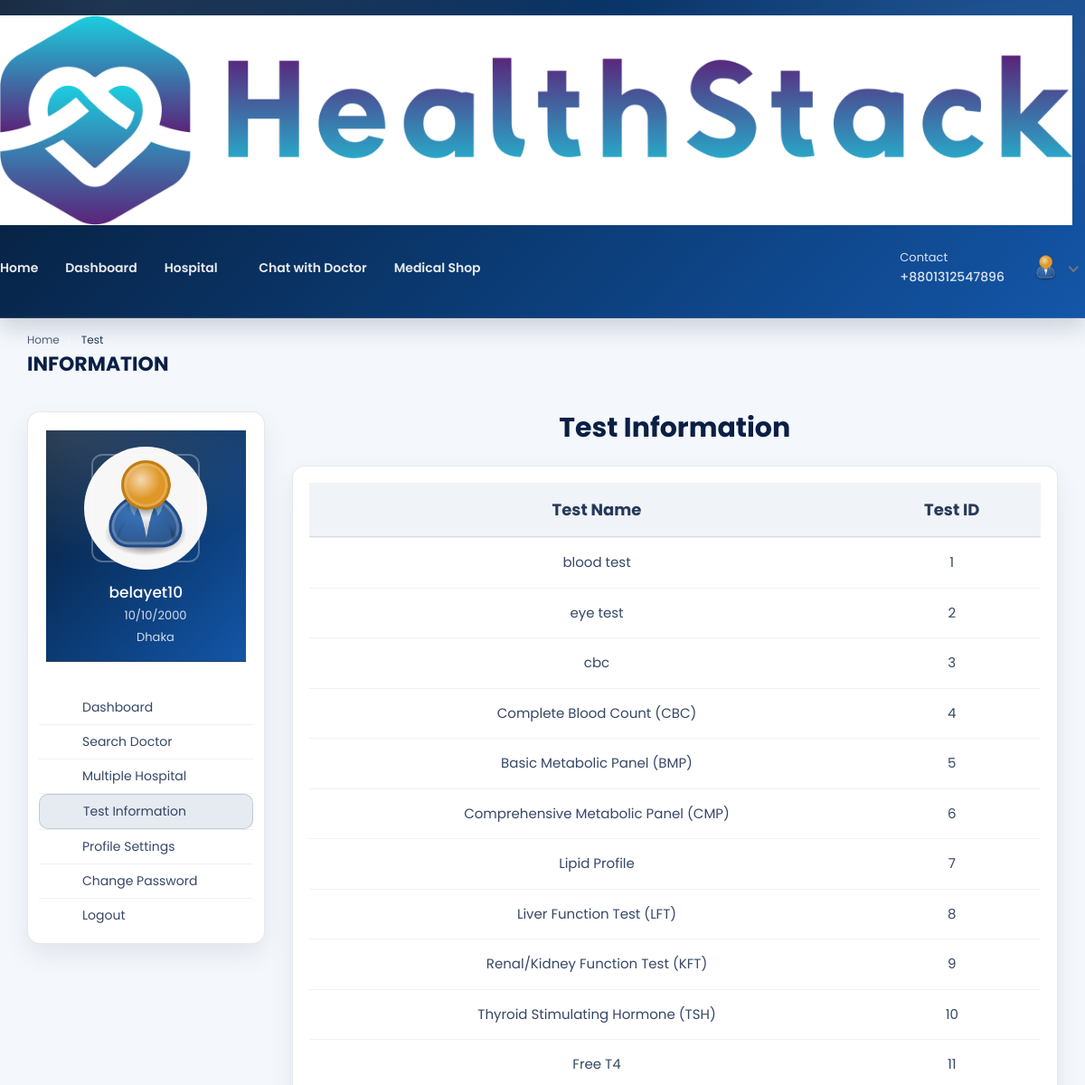
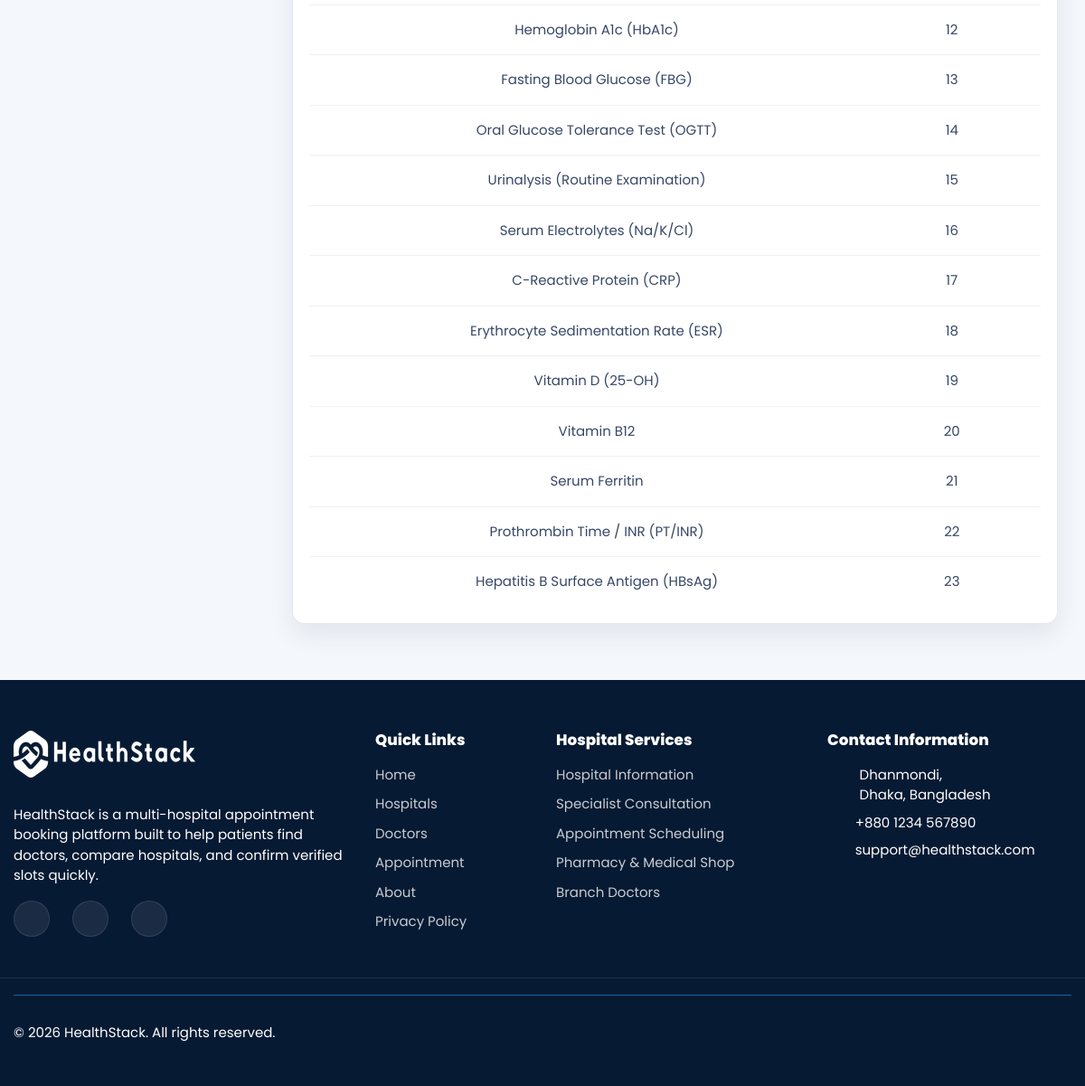
/doctor/doctor-test-list/ (signed in), run on the app's committed database (2 pictures, top to bottom).
### hospital/models.py (models this page shows, shortened)
class Patient(models.Model):
    patient_id = models.AutoField(primary_key=True)
    user = models.OneToOneField(User, on_delete=models.CASCADE, null=True, blank=True, related_name='patient')
    name = models.CharField(max_length=200, null=True, blank=True)
    username = models.CharField(max_length=200, null=True, blank=True)
    age = models.IntegerField(null=True, blank=True)
    email = models.EmailField(max_length=200, null=True, blank=True)
    phone_number = models.IntegerField(null=True, blank=True)
    address = models.CharField(max_length=200, null=True, blank=True)
    featured_image = models.ImageField(upload_to='patients/', default='patients/user-default.png', null=True, blank=True)
    blood_group = models.CharField(max_length=200, null=True, blank=True)
    history = models.CharField(max_length=200, null=True, blank=True)
    dob = models.CharField(max_length=200, null=True, blank=True)
    nid = models.CharField(max_length=200, null=True, blank=True)
    serial_number = models.CharField(max_length=200, null=True, blank=True)
    login_status = models.CharField(max_length=200, null=True, blank=True, default="offline")

### hospital_admin/models.py (models this page shows, shortened)
class Test_Information(models.Model):
    test_id = models.AutoField(primary_key=True)
    test_name = models.CharField(max_length=200, null=True, blank=True)
    test_price = models.CharField(max_length=200, null=True, blank=True)

### doctor/views.py (the view)
# urls.py: path('doctor-test-list/', views.doctor_test_list, name='doctor-test-list'),
@csrf_exempt
@login_required(login_url="login")
def doctor_test_list(request):
    if request.user.is_authenticated and request.user.is_doctor:
        doctor = Doctor_Information.objects.get(user=request.user)
        tests = Test_Information.objects.all()
        context = {'doctor': doctor, 'tests': tests}
        return render(request, 'doctor-test-list.html', context)
    elif request.user.is_authenticated and request.user.is_patient:
        patient = Patient.objects.get(user=request.user)
        tests = Test_Information.objects.all()
        context = {'patient': patient, 'tests': tests}
        return render(request, 'doctor-test-list.html', context)
    else:
        logout(request)
        messages.info(request, 'Not Authorized')
        return render(request, 'doctor-login.html')

### templates/doctor-test-list.html (shortened to what this page needs)
{% load static %}
<!DOCTYPE html>
<html lang="en">
  <head>
    <link
      rel="stylesheet"
      href="{% static 'HealthStack-System/css/Normal/bootstrap.min.css' %}"
    />
    <link
      rel="stylesheet"
      href="{% static 'HealthStack-System/plugins/Normal/fontawesome/css/fontawesome.min.css' %}"
    />
    <link
      rel="stylesheet"
      href="{% static 'HealthStack-System/plugins/Normal/fontawesome/css/all.min.css' %}"
    />
    <link
      rel="stylesheet"
      href="{% static 'HealthStack-System/css/Normal/style.css' %}"
    />
    {% if user.is_authenticated and user.is_patient %}
    <link
      rel="stylesheet"
      href="{% static 'HealthStack-System/css/Normal/patient_test_information.css' %}?v=20260315"
    />
    {% endif %}
  </head>
  <body class="{% if user.is_authenticated and user.is_patient %}hs-patient-testinfo{% endif %}">
  {% if user.is_authenticated %}
    <div id="patient-testinfo-page" class="main-wrapper hs-pti" data-patient-testinfo="1">
      <header class="header">
      {% if user.is_authenticated and user.is_patient %}
        <div id="patient-ti-navbar" class="patient-ti-navbar" data-patient-ti-navbar="1">{% include 'navbar.html' %}</div>
      {% else %}
        {% include 'navbar.html' %}
      {% endif %}
      </header>
      <div class="breadcrumb-bar">
        <div class="container-fluid">
          <div class="row align-items-center">
            <div class="col-md-12 col-12">
              <nav aria-label="breadcrumb" class="page-breadcrumb">
                <ol class="breadcrumb">
                  {% if user.is_authenticated and user.is_patient %}
									<li class="breadcrumb-item"><a href="{% url 'patient-dashboard' %}">Home</a></li>
									{% endif %}
                  <li class="breadcrumb-item active" aria-current="page">
                    Test
                  </li>
                </ol>
              </nav>
              <h2 class="breadcrumb-title">INFORMATION</h2>
            </div>
          </div>
        </div>
      </div>
      <div class="content">
        <div class="container-fluid">
          <div class="row">
            <div class="col-md-5 col-lg-4 col-xl-3 theiaStickySidebar">
              <div>
                {% if user.is_authenticated and user.is_patient %}
							<aside id="patient-ti-sidebar" class="patient-ti-sidebar" data-patient-ti-sidebar="1">{% include 'patient-sidebar.html' %}</aside>
								{% endif %}
              </div>
            </div>
            <div class="col-md-7 col-lg-8 col-xl-9">
              <div class="row">
                <div class="col-md-12">
                  <h2 class="mb-4 text-center"><b>Test Information</b></h2>
                  <div class="appointment-tab">
                      <div class="tab-pane" id="today-appointments">
                        <div class="card card-table mb-0">
                          <div class="card-body">
                            <div class="table-responsive">
                              <table
                                class="table table-hover table-center mb-0 text-center"
                              >
                                <thead style="font-size: 30px;">
                                  <tr>
                                    <th>Test Name</th>
                                    <th>Test ID</th>
                                  </tr>
                                </thead>
                                <tbody>
                                  {% for t in tests %}
                                  <tr>
                                    <td> {{t.test_name}}</td>
                                    <td>{{t.test_id}}</td>
                                  </tr>
                                  {% endfor %}
                                </tbody>
                              </table>
                            </div>
                          </div>
                        </div>
                      </div>
                    </div>
                  </div>
                </div>
              </div>
            </div>
          </div>
        </div>
      </div>
      {% if user.is_authenticated and user.is_patient %}
        <footer id="patient-ti-footer" class="patient-ti-footer" data-patient-ti-footer="1">{% include 'footer.html' %}</footer>
      {% else %}
        {% include 'footer.html' %}
      {% endif %}
  {% else %}
  <p> You are not logged in </p>
  {% endif %}
  </body>
</html>

### templates/patient_navbar.html (shortened to what this page needs)
{% load static %}
<nav class="navbar navbar-expand-lg header-nav hs-navbar" aria-label="Primary">
  <div class="navbar-header">
    <a href="{% url 'hospital_home'%}" class="navbar-brand logo">
      <img
        src="{% static 'HealthStack-System/images/Normal/logo.jpg' %}"
        class="img-fluid"
        alt="Logo"
      />
    </a>
  </div>
  <div class="main-menu-wrapper">
    <ul class="main-nav">
      <li>
        <a href="{% url 'hospital_home'%}">Home</a>
      </li>
      <li>
        <a href="{% url 'patient-dashboard' %}">Dashboard</a>
      </li>
      <li class="has-submenu">
        <a href="#">Hospital <i class="fas fa-chevron-down"></i></a>
      </li>
      {% if user.is_authenticated and user.is_patient %}
      <li>
        <a href="{% url 'chat-home' pk=user.id %}">Chat with Doctor</a>
      </li>
      {% endif %}
      <li>
        <a href="{% url 'pharmacy_shop' %}">Medical Shop</a>
      </li>
    </ul>
  </div>
  <ul class="nav header-navbar-rht">
    <li class="nav-item contact-item">
      <div class="header-contact-img">
        <i class="far fa-hospital"></i>
      </div>
      <div class="header-contact-detail">
        <p class="contact-header">Contact</p>
        <p class="contact-info-header">+880{{patient.phone_number}}</p>
      </div>
    </li>
    <li class="nav-item dropdown has-arrow logged-item">
      <a href="#" class="dropdown-toggle nav-link" data-toggle="dropdown">
        <span class="user-img">
          <img
            class="rounded-circle"
            src="{{patient.featured_image.url}}"
            width="31"
            alt="{{ patient.name|default:user.get_username|default:'Patient' }}"
            onerror="this.onerror=null;this.src='{% static 'HealthStack-System/images/Normal/patients/patient.jpg' %}';"
          />
        </span>
      </a>
    </li>
  </ul>
</nav>

### templates/patient-sidebar.html
{% load static %}
{% with current_url=request.resolver_match.url_name %}
    <div class="profile-sidebar">
      <div class="widget-profile pro-widget-content">
        <div class="profile-info-widget">
          <a href="#" class="booking-doc-img">
            <img
              src="{{ patient.featured_image.url }}"
              alt="User Image"
            />
          </a>
          <div class="profile-det-info">
            <h3>{{patient.name}}</h3>
            <div class="patient-details">
              <h5>
                <i class="fas fa-birthday-cake"></i> {{ patient.dob }}
              </h5>
              <h5 class="mb-0">
                <i class="fas fa-map-marker-alt"></i>
                {{ patient.address }}
              </h5>
            </div>
          </div>
        </div>
      </div>
      <div class="dashboard-widget">
        <nav class="dashboard-menu sidebar">
          <ul>
            <li class="{% if current_url == 'patient-dashboard' %}active{% endif %}">
              <a href="{% url 'patient-dashboard' %}">
                <i class="fas fa-columns"></i>
                <span>Dashboard</span>
              </a>
            </li>
            <li class="nav-item has-submenu {% if current_url == 'search' %}active{% endif %}">
              <a href="{% url 'search' %}">
                <i class="fas fa-user-md"></i>
                <span>Search Doctor</span>
              </a>
            </li>
            <li class="{% if current_url == 'multiple-hospital' %}active{% endif %}">
                <a href="{% url 'multiple-hospital' %}">
                  <i class="fas fa-hospital"></i>
                  <span>Multiple Hospital</span>
                </a>
            </li>
            <li class="{% if current_url == 'doctor-test-list' %}active{% endif %}">
              <a href="{% url 'doctor-test-list'%}" target="_blank">
                <i class="fas fa-hourglass-start"></i>
                <span>Test Information</span>
              </a>
            </li>
            <li class="{% if current_url == 'profile-settings' %}active{% endif %}">
              <a href="{% url 'profile-settings' %}">
                <i class="fas fa-user-cog"></i>
                <span>Profile Settings</span>
              </a>
            </li>
            <li class="{% if current_url == 'change-password' %}active{% endif %}">
              <a href="{% url 'change-password' pk=user.id%}">
                <i class="fas fa-lock"></i>
                <span>Change Password</span>
              </a>
            </li>
            <li>
              <a href="{% url 'logout' %}">
                <i class="fas fa-sign-out-alt"></i>
                <span>Logout</span>
              </a>
            </li>
          </ul>
        </nav>
      </div>
    </div>
{% endwith %}

### data on the page
Patient: phone_number "1312547896", featured_image (placeholder picture), name "belayet10", dob "10/10/2000", address "Dhaka"
Test_Information: test_name "blood test", test_id "1"
Test_Information: test_name "eye test", test_id "2"
Test_Information: test_name "cbc", test_id "3"
Test_Information: test_name "Complete Blood Count (CBC)", test_id "4"
Test_Information: test_name "Basic Metabolic Panel (BMP)", test_id "5"
Test_Information: test_name "Comprehensive Metabolic Panel (CMP)", test_id "6"
Test_Information: test_name "Lipid Profile", test_id "7"
Test_Information: test_name "Liver Function Test (LFT)", test_id "8"
Test_Information: test_name "Renal/Kidney Function Test (KFT)", test_id "9"
Test_Information: test_name "Thyroid Stimulating Hormone (TSH)", test_id "10"
Test_Information: test_name "Free T4", test_id "11"
Test_Information: test_name "Hemoglobin A1c (HbA1c)", test_id "12"
Test_Information: test_name "Fasting Blood Glucose (FBG)", test_id "13"
Test_Information: test_name "Oral Glucose Tolerance Test (OGTT)", test_id "14"
Test_Information: test_name "Urinalysis (Routine Examination)", test_id "15"
Test_Information: test_name "Serum Electrolytes (Na/K/Cl)", test_id "16"
Test_Information: test_name "C-Reactive Protein (CRP)", test_id "17"
Test_Information: test_name "Erythrocyte Sedimentation Rate (ESR)", test_id "18"
Test_Information: test_name "Vitamin D (25-OH)", test_id "19"
Test_Information: test_name "Vitamin B12", test_id "20"
Test_Information: test_name "Serum Ferritin", test_id "21"
Test_Information: test_name "Prothrombin Time / INR (PT/INR)", test_id "22"
Test_Information: test_name "Hepatitis B Surface Antigen (HBsAg)", test_id "23"
